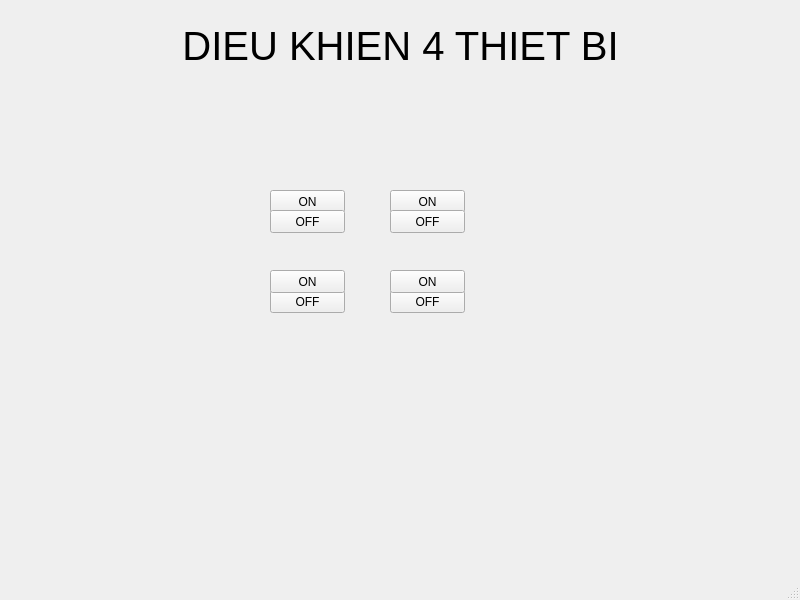
<?xml version="1.0" encoding="UTF-8"?>
<ui version="4.0">
 <class>MainWindow</class>
 <widget class="QMainWindow" name="MainWindow">
  <property name="geometry">
   <rect>
    <x>0</x>
    <y>0</y>
    <width>800</width>
    <height>600</height>
   </rect>
  </property>
  <property name="windowTitle">
   <string>MainWindow</string>
  </property>
  <widget class="QWidget" name="centralwidget">
   <widget class="QLabel" name="label">
    <property name="geometry">
     <rect>
      <x>10</x>
      <y>10</y>
      <width>781</width>
      <height>71</height>
     </rect>
    </property>
    <property name="font">
     <font>
      <pointsize>30</pointsize>
     </font>
    </property>
    <property name="text">
     <string>DIEU KHIEN 4 THIET BI</string>
    </property>
    <property name="textFormat">
     <enum>Qt::AutoText</enum>
    </property>
    <property name="alignment">
     <set>Qt::AlignCenter</set>
    </property>
   </widget>
   <widget class="QPushButton" name="on_1">
    <property name="geometry">
     <rect>
      <x>270</x>
      <y>190</y>
      <width>75</width>
      <height>23</height>
     </rect>
    </property>
    <property name="text">
     <string>ON</string>
    </property>
    <property name="default">
     <bool>false</bool>
    </property>
   </widget>
   <widget class="QPushButton" name="off_1">
    <property name="geometry">
     <rect>
      <x>270</x>
      <y>210</y>
      <width>75</width>
      <height>23</height>
     </rect>
    </property>
    <property name="text">
     <string>OFF</string>
    </property>
   </widget>
   <widget class="QPushButton" name="off_3">
    <property name="geometry">
     <rect>
      <x>270</x>
      <y>290</y>
      <width>75</width>
      <height>23</height>
     </rect>
    </property>
    <property name="text">
     <string>OFF</string>
    </property>
   </widget>
   <widget class="QPushButton" name="on_2">
    <property name="geometry">
     <rect>
      <x>390</x>
      <y>190</y>
      <width>75</width>
      <height>23</height>
     </rect>
    </property>
    <property name="text">
     <string>ON</string>
    </property>
    <property name="default">
     <bool>false</bool>
    </property>
   </widget>
   <widget class="QPushButton" name="off_2">
    <property name="geometry">
     <rect>
      <x>390</x>
      <y>210</y>
      <width>75</width>
      <height>23</height>
     </rect>
    </property>
    <property name="text">
     <string>OFF</string>
    </property>
   </widget>
   <widget class="QPushButton" name="on_3">
    <property name="geometry">
     <rect>
      <x>270</x>
      <y>270</y>
      <width>75</width>
      <height>23</height>
     </rect>
    </property>
    <property name="text">
     <string>ON</string>
    </property>
    <property name="default">
     <bool>false</bool>
    </property>
   </widget>
   <widget class="QPushButton" name="off_4">
    <property name="geometry">
     <rect>
      <x>390</x>
      <y>290</y>
      <width>75</width>
      <height>23</height>
     </rect>
    </property>
    <property name="text">
     <string>OFF</string>
    </property>
   </widget>
   <widget class="QPushButton" name="on_4">
    <property name="geometry">
     <rect>
      <x>390</x>
      <y>270</y>
      <width>75</width>
      <height>23</height>
     </rect>
    </property>
    <property name="text">
     <string>ON</string>
    </property>
    <property name="default">
     <bool>false</bool>
    </property>
   </widget>
  </widget>
  <widget class="QMenuBar" name="menubar">
   <property name="geometry">
    <rect>
     <x>0</x>
     <y>0</y>
     <width>800</width>
     <height>21</height>
    </rect>
   </property>
  </widget>
  <widget class="QStatusBar" name="statusbar"/>
 </widget>
 <resources/>
 <connections/>
</ui>
